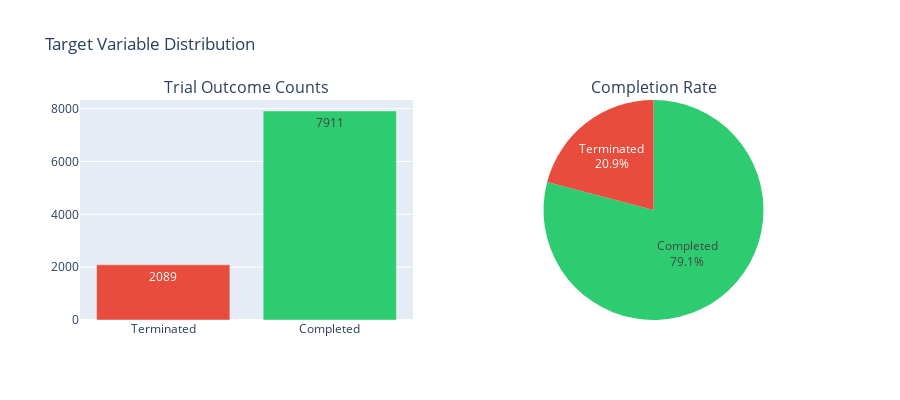

The notebook cell this image was saved under:
### Code cell
# Visualize target distribution
fig = make_subplots(
    rows=1, cols=2,
    specs=[[{'type': 'bar'}, {'type': 'pie'}]],
    subplot_titles=('Trial Outcome Counts', 'Completion Rate')
)

# Bar chart
fig.add_trace(
    go.Bar(
        x=['Terminated', 'Completed'],
        y=[target_counts[False], target_counts[True]],
        text=[target_counts[False], target_counts[True]],
        textposition='auto',
        marker_color=['#e74c3c', '#2ecc71']
    ),
    row=1, col=1
)

# Pie chart
fig.add_trace(
    go.Pie(
        labels=['Terminated', 'Completed'],
        values=[target_counts[False], target_counts[True]],
        marker_colors=['#e74c3c', '#2ecc71'],
        textinfo='label+percent'
    ),
    row=1, col=2
)

fig.update_layout(height=400, showlegend=False, title_text="Target Variable Distribution")
fig.show()

print(f"\n {target_pct[False]:.0f}% of trials terminate early, this is the problem we are trying to predict")

### Figure 1 — Plotly figure (JSON) as saved in the notebook; plotly's stock layout.template omitted (floating-point values rounded to 4 significant figures)
{"data": [{"marker": {"color": ["#e74c3c", "#2ecc71"]}, "text": ["2089", "7911"], "textposition": "auto", "type": "bar", "x": ["Terminated", "Completed"], "xaxis": "x", "y": [2089, 7911], "yaxis": "y"}, {"domain": {"x": [0.55, 1], "y": [0, 1]}, "labels": ["Terminated", "Completed"], "marker": {"colors": ["#e74c3c", "#2ecc71"]}, "textinfo": "label+percent", "type": "pie", "values": [2089, 7911]}], "layout": {"annotations": [{"font": {"size": 16}, "showarrow": false, "text": "Trial Outcome Counts", "x": 0.225, "xanchor": "center", "xref": "paper", "y": 1, "yanchor": "bottom", "yref": "paper"}, {"font": {"size": 16}, "showarrow": false, "text": "Completion Rate", "x": 0.775, "xanchor": "center", "xref": "paper", "y": 1, "yanchor": "bottom", "yref": "paper"}], "height": 400, "showlegend": false, "title": {"text": "Target Variable Distribution"}, "xaxis": {"anchor": "y", "domain": [0, 0.45]}, "yaxis": {"anchor": "x", "domain": [0, 1]}}}
